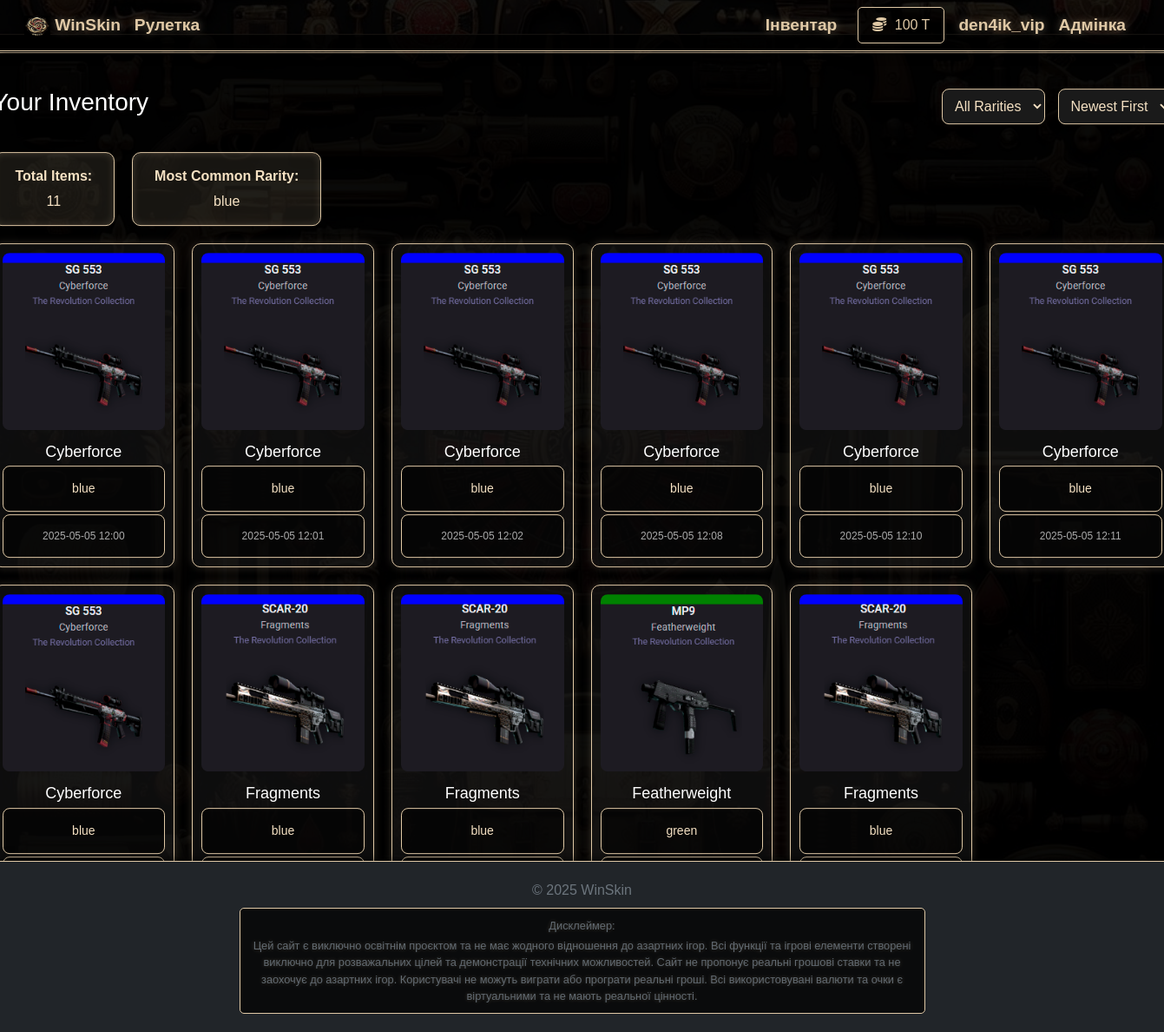
/user/inventory (signed in), run on the app's committed database.
### app/models.py (models this page shows, shortened)
class User(db.Model):
    __tablename__ = 'user'
    id = db.Column(db.Integer, primary_key=True)
    username = db.Column(db.String(80), unique=True, nullable=False)
    password_hash = db.Column(db.String(256), nullable=False)
    tugriks = db.Column(db.Integer, default=0)
    admin = db.Column(db.Boolean, default=False)
    email = db.Column(db.String(120), nullable=False)
    __table_args__ = (
        UniqueConstraint('email', name='uq_user_email'),
    )

class Inventory(db.Model):
    id = db.Column(db.Integer, primary_key=True)
    user_id = db.Column(db.Integer, db.ForeignKey('user.id'), nullable=False)
    skin_name = db.Column(db.String(100), nullable=False)
    rarity = db.Column(db.String(50), nullable=False)
    image = db.Column(db.String(200), nullable=False)
    date_obtained = db.Column(db.DateTime, default=db.func.current_timestamp())

### app/routes/user.py (the view)
@user_bp.route('/inventory')
def inventory():
    user_id = session.get('user_id')
    if not user_id:
        return redirect(url_for('auth.login'))
    items = Inventory.query.filter_by(user_id=user_id).all()
    user = User.query.get(user_id)
    return render_template('inventory.html', inventory=items, user=user)

### app/templates/inventory.html (shortened to what this page needs)
{% extends "base.html" %}
{% block content %}
<link rel="stylesheet" href="{{ url_for('static', filename='css/inventory.css') }}">
<div class="inventory-container">
    <div class="inventory-header">
        <h2>Your Inventory</h2>
        <div class="inventory-filters">
            <select id="rarity-filter">
                <option value="all">All Rarities</option>
            </select>
            <select id="sort-order">
                <option value="newest">Newest First</option>
            </select>
        </div>
    </div>
    <div class="inventory-stats">
        <div class="stat-box">
            <span class="stat-label">Total Items:</span>
            <span class="stat-value">{{ inventory|length }}</span>
        </div>
        <div class="stat-box">
            <span class="stat-label">Most Common Rarity:</span>
            <span class="stat-value" id="common-rarity">-</span>
        </div>
    </div>
    <div class="inventory-grid">
        {% for skin in inventory %}
        <div class="inventory-item" data-rarity="{{ skin.rarity }}" data-date="{{ skin.date_obtained }}">
            <div class="skin-image">
                <img src="{{ skin.image }}" alt="{{ skin.skin_name }}">
            </div>
            <div class="skin-info">
                <h3>{{ skin.skin_name }}</h3>
                <p class="rarity">{{ skin.rarity }}</p>
                <p class="date-obtained">{{ skin.date_obtained.strftime('%Y-%m-%d %H:%M') }}</p>
            </div>
        </div>
        {% else %}
        <div class="empty-inventory">
            <p>Your inventory is empty</p>
            <a href="{{ url_for('roulette.roulette') }}" class="cta-button">Try Your Luck!</a>
        </div>
        {% endfor %}
    </div>
</div>
{% endblock %}

### app/templates/base.html (shortened to what this page needs)
<!DOCTYPE html>
<html lang="uk">
<head>
    <link href="https://cdn.jsdelivr.net/npm/bootstrap@5.0.2/dist/css/bootstrap.min.css" rel="stylesheet">
    <link rel="stylesheet" href="{{ url_for('static', filename='css/base.css') }}">
    <link rel="stylesheet" href="https://cdnjs.cloudflare.com/ajax/libs/font-awesome/5.15.4/css/all.min.css">
    {% block head %}
    {% if 'login' in request.path %}
    <link rel="stylesheet" href="{{ url_for('static', filename='css/login.css') }}">
    {% elif 'registration' in request.path %}
    <link rel="stylesheet" href="{{ url_for('static', filename='css/registration.css') }}">
    {% elif 'user' in request.path %}
    <link rel="stylesheet" href="{{ url_for('static', filename='css/user.css') }}">
    {% elif 'mainpage' in request.path %}
    <link rel="stylesheet" href="{{ url_for('static', filename='css/mainpage.css') }}">
    {% elif 'roulette' in request.path %}
    <link rel="stylesheet" href="{{ url_for('static', filename='css/roulette.css') }}">
    {% endif %}
    {% endblock %}
</head>
<body>
<header>
  <nav class="navbar fixed-top navbar-dark bg-dark">
    <div class="container-fluid">
      <a class="navbar-brand" href="{{ url_for('main.mainpage') }}">
        <img src="{{ url_for('static', filename='images/winskin-logo.png')}}" alt="" width="30" height="24" class="d-inline-block align-text-top">
        WinSkin
      </a>
      <a class="navbar-brand me-auto" href="{{ url_for('roulette.roulette') }}">
        Рулетка
      </a>
      {% if user %}
        <a class="navbar-brand" href="{{ url_for('user.inventory') }}">
          Інвентар
        </a>
        <div class="d-flex align-items-center">
          <span class="navbar-text me-3">
            <i class="fas fa-coins text-warning"></i>
            <span class="balance-amount">{{ user.tugriks }} T</span>
          </span>
          <a class="navbar-brand" href="{{ url_for('user.profile') }}">
            {{ user.username }}
          </a>
          {% if user.admin %}
            <a class="navbar-brand" href="{{ url_for('admin.admin_skins') }}">
              Адмінка
            </a>
          {% endif %}
        </div>
      {% else %}
        <a class="navbar-brand" href="{{ url_for('auth.login') }}">
          Вхід
        </a>
      {% endif %}
    </div>
  </nav>
</header>
<main class="content main">
  {% block content %}{% endblock %}
</main>
<footer class="footer mt-auto py-3 bg-dark text-white">
  <div class="container">
    <span class="text-muted">© 2025 WinSkin</span>
    <div class="disclaimer mt-2">
      <p class="text-muted mb-1">Дисклеймер:</p>
      <p class="text-muted small">
        Цей сайт є виключно освітнім проєктом та не має жодного відношення до азартних ігор.
        Всі функції та ігрові елементи створені виключно для розважальних цілей та демонстрації технічних можливостей.
        Сайт не пропонує реальні грошові ставки та не заохочує до азартних ігор.
        Користувачі не можуть виграти або програти реальні гроші.
        Всі використовувані валюти та очки є віртуальними та не мають реальної цінності.
      </p>
    </div>
  </div>
</footer>
</body>
</html>

### app/static/css/base.css (style rules this page uses)
html, body { height: 100%; margin: 0; display: flex; flex-direction: column; }
main.content { flex: 1; display: flex; flex-direction: column; }
.content { padding-top: 20px; flex: 1; }
.footer { position: relative; bottom: 0; width: 100%; background-color: rgba(0, 0, 0, 0.9); color: #e0c9a6; text-align: center; padding: 10px 0; z-index: 20; border-top: 1px solid #e0c9a6; box-shadow: 0 -2px 10px rgba(0, 0, 0, 0.5); }
.footer .container { padding: 5px; max-width: 800px; margin: 0 auto; }
.footer .disclaimer { margin: 0; background-color: rgba(0, 0, 0, 0.7); padding: 10px; border-radius: 5px; border: 1px solid #e0c9a6; }
.footer .disclaimer p { margin: 0; font-size: 0.8rem; opacity: 0.9; text-shadow: 0 0 5px rgba(224, 201, 166, 0.3); }
.navbar { background-color: rgba(0, 0, 0, 0.9) !important; border-bottom: 1px solid #e0c9a6; box-shadow: 0 2px 10px rgba(0, 0, 0, 0.5); padding: 0.5rem 1rem; }
.navbar-brand { color: #e0c9a6 !important; font-size: 1.2rem; font-weight: bold; text-shadow: 0 0 10px rgba(224, 201, 166, 0.5); transition: all 0.3s ease; }
.navbar-text { color: #e0c9a6 !important; font-size: 1rem; padding: 0.5rem 1rem; background-color: rgba(0, 0, 0, 0.7); border: 1px solid #e0c9a6; border-radius: 5px; margin: 0 0.5rem; transition: all 0.3s ease; }
.navbar .text-warning { color: #e0c9a6 !important; }
.text-warning { color: #ffd700 !important; margin-right: 5px; }

### app/static/css/user.css (style rules this page uses)
.content { position: absolute; top: 50%; left: 50%; transform: translate(-50%, -50%); z-index: 5; text-align: center; background-color: rgba(0, 0, 0, 0.8); padding: 30px; border-radius: 15px; border: 1px solid #e0c9a6; display: flex; flex-direction: column; align-items: center; gap: 15px; min-width: 400px; }
.content p { color: #e0c9a6; font-size: 18px; margin: 0; padding: 15px; background-color: rgba(0, 0, 0, 0.6); border-radius: 8px; border: 1px solid #e0c9a6; width: 100%; box-sizing: border-box; }

### data on the page
User: tugriks "100", username "den4ik_vip"
Inventory: image (picture), skin_name "Cyberforce", rarity "blue", date_obtained "2025-05-05 12:00"
Inventory: image (picture), skin_name "Cyberforce", rarity "blue", date_obtained "2025-05-05 12:01"
Inventory: image (picture), skin_name "Cyberforce", rarity "blue", date_obtained "2025-05-05 12:02"
Inventory: image (picture), skin_name "Cyberforce", rarity "blue", date_obtained "2025-05-05 12:08"
Inventory: image (picture), skin_name "Cyberforce", rarity "blue", date_obtained "2025-05-05 12:10"
Inventory: image (picture), skin_name "Cyberforce", rarity "blue", date_obtained "2025-05-05 12:11"
Inventory: image (picture), skin_name "Cyberforce", rarity "blue"
Inventory: image (picture), skin_name "Fragments", rarity "blue"
Inventory: image (picture), skin_name "Fragments", rarity "blue"
Inventory: image (picture), skin_name "Featherweight", rarity "green"
Inventory: image (picture), skin_name "Fragments", rarity "blue"

### other printed values
{{ inventory|length }} "11"
